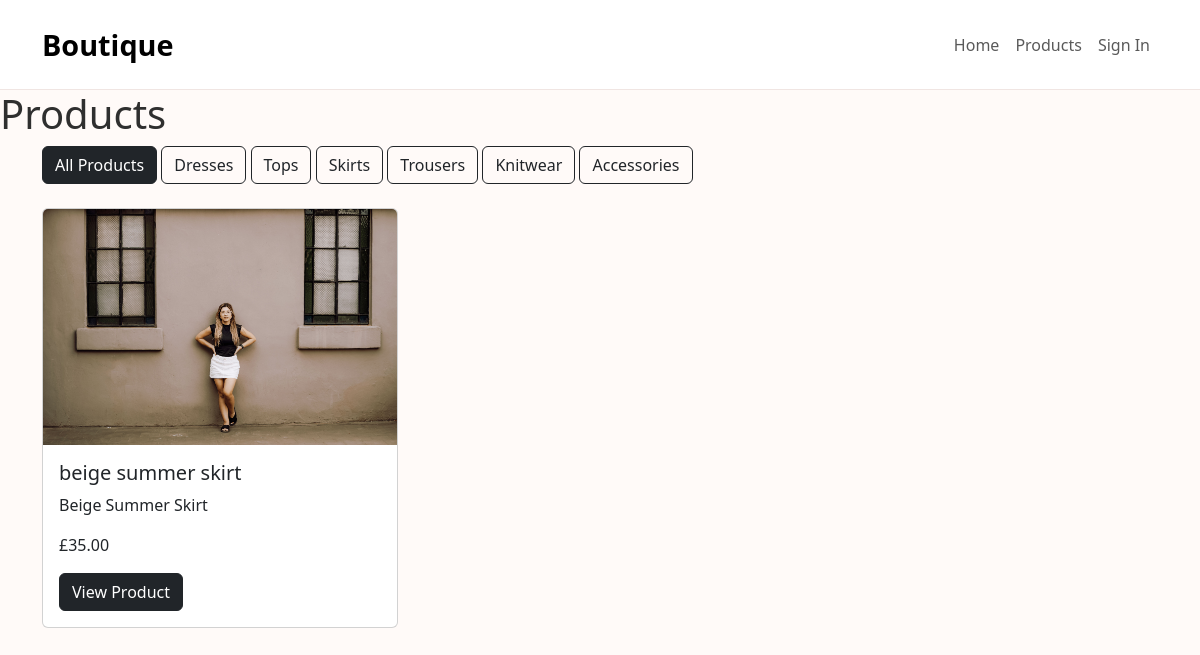
Screenshot of /products/?category=3 with the database file from the repository.
### products/models.py (models this page shows, shortened)
class Category(models.Model):
    name = models.CharField(max_length=100)

class Product(models.Model):
    category = models.ForeignKey(
        Category,
        on_delete=models.SET_NULL,
        null=True,
        blank=True,
        related_name='products'
    )
    name = models.CharField(max_length=100)
    description = models.TextField()
    price = models.DecimalField(max_digits=6, decimal_places=2)
    image = models.ImageField(upload_to='products/')

### products/views.py (the view)
# urls.py: path('', views.product_list, name='products'),
def product_list(request):
    products = Product.objects.all()
    categories = Category.objects.all()
    selected_category = request.GET.get('category')
    if selected_category:
        products = products.filter(category__id=selected_category)
    context = {
        'products': products,
        'categories': categories,
        'selected_category': selected_category,
    }
    return render(request, 'products/products.html', context)

### templates/products/products.html
   {% extends "base.html" %}
{% load static %}
{% block content %}
<h1>Products</h1>
<div class="container">
    <div class="mb-4">
        <a href="{% url 'products' %}" class="btn btn-dark">
            All Products
        </a>
        {% for category in categories %}
            <a href="{% url 'products' %}?category={{ category.id }}"
               class="btn btn-outline-dark">
                {{ category.name }}
            </a>
        {% endfor %}
    </div>
    <div class="row">
        {% for product in products %}
        <div class="col-md-4">
            <div class="card mb-4">
                <a href="{% url 'product_detail' product.id %}">
                    <img src="{% static 'media/' %}{{ product.image.name }}"
                         class="card-img-top"
                         alt="{{ product.name }}">
                </a>
                <div class="card-body">
                    <h5 class="card-title">
                        {{ product.name }}
                    </h5>
                    <p class="card-text">
                        {{ product.description }}
                    </p>
                    <p>
                        £{{ product.price }}
                    </p>
                    <a href="{% url 'product_detail' product.id %}"
                       class="btn btn-dark">
                        View Product
                    </a>
                </div>
            </div>
        </div>
        {% endfor %}
    </div>
</div>
{% endblock %}

### home/static/css/style.css (style rules this page uses)
body { background-color: #fffaf8; color: #2f2f2f; }

### rows the page displays
Category: name "Dresses"
Category: name "Tops"
Category: name "Skirts"
Category: name "Trousers"
Category: name "Knitwear"
Category: name "Accessories"
Product: image.name (picture), name "beige summer skirt", description "Beige Summer Skirt", price "35.00"
